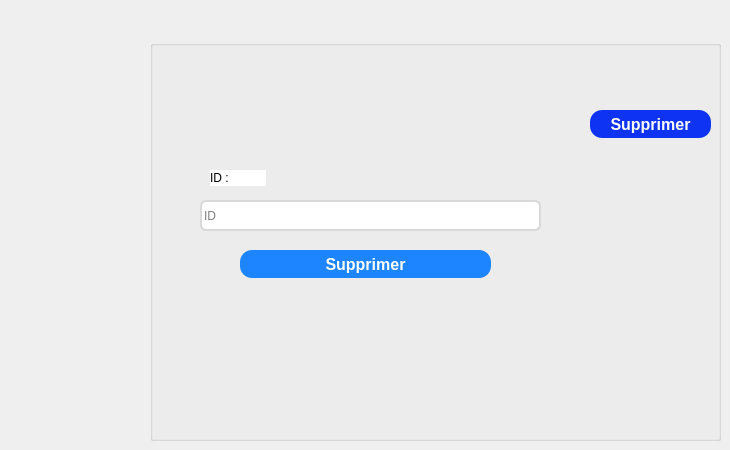
      <widget class="QWidget" name="tab_14">
       <attribute name="title">
        <string>Supprimer</string>
       </attribute>
       <widget class="QGroupBox" name="groupBox_13">
        <property name="geometry">
         <rect>
          <x>150</x>
          <y>40</y>
          <width>571</width>
          <height>401</height>
         </rect>
        </property>
        <property name="styleSheet">
         <string notr="true">/* Style for a QGroupBox for login information */
QGroupBox {
    border: 2px solid #bdc3c7; /* Border with default color */
    border-radius: 8px; /* Rounded corners */
    margin-top: 10px; /* Top margin */
    background-color: #ffffff;
; /* Background color */
}

/* Style for the title of the QGroupBox */
QGroupBox::title {
    subcontrol-origin: margin;
    subcontrol-position: top left;
    left: 10px; /* Offset the title to the left */
    padding: 0 5px; /* Internal padding for the title */
    font-size: 16px; /* Title font size */
    color: #2c3e50; /* Title text color */

}a
</string>
        </property>
        <property name="title">
         <string/>
        </property>
        <widget class="QLabel" name="label_39">
         <property name="geometry">
          <rect>
           <x>60</x>
           <y>130</y>
           <width>56</width>
           <height>16</height>
          </rect>
         </property>
         <property name="styleSheet">
          <string notr="true">background-color: white;
font: 87 9pt &quot;Arial Black&quot;;</string>
         </property>
         <property name="text">
          <string>ID :</string>
         </property>
        </widget>
        <widget class="QPushButton" name="pushButton_20">
         <property name="geometry">
          <rect>
           <x>440</x>
           <y>70</y>
           <width>121</width>
           <height>28</height>
          </rect>
         </property>
         <property name="minimumSize">
          <size>
           <width>93</width>
           <height>28</height>
          </size>
         </property>
         <property name="styleSheet">
          <string notr="true">QPushButton{
	padding: 0px 16px;


width: 86px;
height: 48px;
left: 1996px;
top: 64px;

/* Blue/50 */
background: #0E33F2;
border-radius: 12px;


/* Button */

width: 54px;
height: 24px;

font-family: 'Inter';
font-style: normal;
font-weight: 800;
font-size: 16px;
line-height: 24px;
/* identical to box height, or 150% */

/* Base/100 */
color: #FFFFFF;
}

QPushButton:hover{
	padding: 0px 16px;


width: 86px;
height: 48px;
left: 1996px;
top: 64px;

/* Blue/50 */
background: #0B28C2;
border-radius: 12px;


/* Button */

width: 54px;
height: 24px;

font-family: 'Inter';
font-style: normal;
font-weight: 800;
font-size: 16px;
line-height: 24px;
/* identical to box height, or 150% */

/* Base/100 */
color: #FFFFFF;
}


QPushButton:pressed{
	padding: 0px 16px;


width: 86px;
height: 48px;
left: 1996px;
top: 64px;

/* Blue/50 */
background: #000000;
border-radius: 12px;


/* Button */

width: 54px;
height: 24px;

font-family: 'Inter';
font-style: normal;
font-weight: 800;
font-size: 16px;
line-height: 24px;
/* identical to box height, or 150% */

/* Base/100 */
color: #FFFFFF;
}</string>
         </property>
         <property name="text">
          <string>Supprimer</string>
         </property>
        </widget>
        <widget class="QLineEdit" name="le_id_5">
         <property name="geometry">
          <rect>
           <x>50</x>
           <y>160</y>
           <width>341</width>
           <height>31</height>
          </rect>
         </property>
         <property name="styleSheet">
          <string notr="true">

position: absolute;
width: 428px;
height: 50px;
left: 1122px;
top: 327px;
background-color: #ffffff;

border: 2px solid #D9D9D9;
border-radius: 6px;
</string>
         </property>
         <property name="placeholderText">
          <string>ID</string>
         </property>
        </widget>
        <widget class="QPushButton" name="pushDelete">
         <property name="geometry">
          <rect>
           <x>90</x>
           <y>210</y>
           <width>251</width>
           <height>28</height>
          </rect>
         </property>
         <property name="sizePolicy">
          <sizepolicy hsizetype="Preferred" vsizetype="Preferred">
           <horstretch>0</horstretch>
           <verstretch>0</verstretch>
          </sizepolicy>
         </property>
         <property name="minimumSize">
          <size>
           <width>93</width>
           <height>28</height>
          </size>
         </property>
         <property name="styleSheet">
          <string notr="true">QPushButton{
	padding: 0px 16px;


width: 86px;
height: 48px;
left: 1996px;
top: 64px;

/* Blue/50 */
background: rgb(28,133,255);
border-radius: 12px;


/* Button */

width: 54px;
height: 24px;

font-family: 'Inter';
font-style: normal;
font-weight: 800;
font-size: 16px;
line-height: 24px;
/* identical to box height, or 150% */

/* Base/100 */
color: white;
font: 87 8.5pt &quot;Segoe UI Black&quot;;
}

QPushButton:hover{
	padding: 0px 16px;


width: 86px;
height: 48px;
left: 1996px;
top: 64px;

/* Blue/50 */
background: #0B28C2;
border-radius: 12px;


/* Button */

width: 54px;
height: 24px;

font-family: 'Inter';
font-style: normal;
font-weight: 800;
font-size: 16px;
line-height: 24px;
/* identical to box height, or 150% */

/* Base/100 */
color: white;
}


QPushButton:pressed{
	padding: 0px 16px;


width: 86px;
height: 48px;
left: 1996px;
top: 64px;

/* Blue/50 */
background: #081E91;
border-radius: 12px;


/* Button */

width: 54px;
height: 24px;

font-family: 'Inter';
font-style: normal;
font-weight: 800;
font-size: 16px;
line-height: 24px;
/* identical to box height, or 150% */

/* Base/100 */
color: white;
}

</string>
         </property>
         <property name="text">
          <string>Supprimer</string>
         </property>
        </widget>
       </widget>
      </widget>
